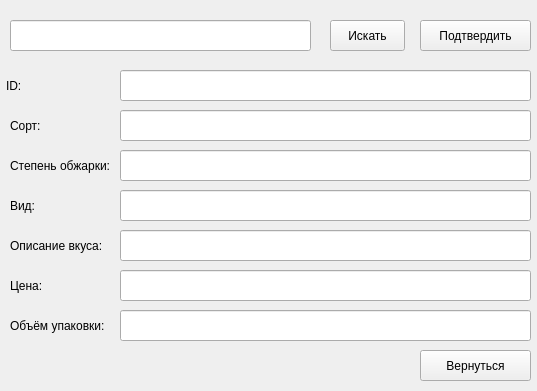
<?xml version="1.0" encoding="UTF-8"?>
<ui version="4.0">
 <class>Form</class>
 <widget class="QWidget" name="Form">
  <property name="geometry">
   <rect>
    <x>0</x>
    <y>0</y>
    <width>537</width>
    <height>391</height>
   </rect>
  </property>
  <property name="windowTitle">
   <string>Form</string>
  </property>
  <widget class="QLineEdit" name="lineEdit">
   <property name="geometry">
    <rect>
     <x>10</x>
     <y>20</y>
     <width>301</width>
     <height>31</height>
    </rect>
   </property>
  </widget>
  <widget class="QPushButton" name="pushButton_2">
   <property name="geometry">
    <rect>
     <x>420</x>
     <y>20</y>
     <width>111</width>
     <height>31</height>
    </rect>
   </property>
   <property name="text">
    <string>Подтвердить</string>
   </property>
  </widget>
  <widget class="QLineEdit" name="lineEdit_2">
   <property name="geometry">
    <rect>
     <x>120</x>
     <y>70</y>
     <width>411</width>
     <height>31</height>
    </rect>
   </property>
   <property name="text">
    <string/>
   </property>
  </widget>
  <widget class="QLineEdit" name="lineEdit_3">
   <property name="geometry">
    <rect>
     <x>120</x>
     <y>110</y>
     <width>411</width>
     <height>31</height>
    </rect>
   </property>
   <property name="text">
    <string/>
   </property>
  </widget>
  <widget class="QLineEdit" name="lineEdit_4">
   <property name="geometry">
    <rect>
     <x>120</x>
     <y>150</y>
     <width>411</width>
     <height>31</height>
    </rect>
   </property>
   <property name="text">
    <string/>
   </property>
  </widget>
  <widget class="QLineEdit" name="lineEdit_5">
   <property name="geometry">
    <rect>
     <x>120</x>
     <y>190</y>
     <width>411</width>
     <height>31</height>
    </rect>
   </property>
   <property name="text">
    <string/>
   </property>
  </widget>
  <widget class="QLineEdit" name="lineEdit_6">
   <property name="geometry">
    <rect>
     <x>120</x>
     <y>230</y>
     <width>411</width>
     <height>31</height>
    </rect>
   </property>
   <property name="text">
    <string/>
   </property>
  </widget>
  <widget class="QLineEdit" name="lineEdit_7">
   <property name="geometry">
    <rect>
     <x>120</x>
     <y>270</y>
     <width>411</width>
     <height>31</height>
    </rect>
   </property>
   <property name="text">
    <string/>
   </property>
  </widget>
  <widget class="QLineEdit" name="lineEdit_8">
   <property name="geometry">
    <rect>
     <x>120</x>
     <y>310</y>
     <width>411</width>
     <height>31</height>
    </rect>
   </property>
   <property name="text">
    <string/>
   </property>
  </widget>
  <widget class="QPushButton" name="pushButton">
   <property name="geometry">
    <rect>
     <x>330</x>
     <y>20</y>
     <width>75</width>
     <height>31</height>
    </rect>
   </property>
   <property name="text">
    <string>Искать</string>
   </property>
  </widget>
  <widget class="QPushButton" name="pushButton_3">
   <property name="geometry">
    <rect>
     <x>420</x>
     <y>350</y>
     <width>111</width>
     <height>31</height>
    </rect>
   </property>
   <property name="text">
    <string>Вернуться</string>
   </property>
  </widget>
  <widget class="QLabel" name="label">
   <property name="geometry">
    <rect>
     <x>6</x>
     <y>70</y>
     <width>111</width>
     <height>31</height>
    </rect>
   </property>
   <property name="text">
    <string>ID:</string>
   </property>
  </widget>
  <widget class="QLabel" name="label_2">
   <property name="geometry">
    <rect>
     <x>10</x>
     <y>110</y>
     <width>111</width>
     <height>31</height>
    </rect>
   </property>
   <property name="text">
    <string>Сорт:</string>
   </property>
  </widget>
  <widget class="QLabel" name="label_3">
   <property name="geometry">
    <rect>
     <x>10</x>
     <y>150</y>
     <width>111</width>
     <height>31</height>
    </rect>
   </property>
   <property name="text">
    <string>Степень обжарки:</string>
   </property>
  </widget>
  <widget class="QLabel" name="label_4">
   <property name="geometry">
    <rect>
     <x>10</x>
     <y>190</y>
     <width>111</width>
     <height>31</height>
    </rect>
   </property>
   <property name="text">
    <string>Вид:</string>
   </property>
  </widget>
  <widget class="QLabel" name="label_5">
   <property name="geometry">
    <rect>
     <x>10</x>
     <y>230</y>
     <width>111</width>
     <height>31</height>
    </rect>
   </property>
   <property name="text">
    <string>Описание вкуса:</string>
   </property>
  </widget>
  <widget class="QLabel" name="label_6">
   <property name="geometry">
    <rect>
     <x>10</x>
     <y>270</y>
     <width>111</width>
     <height>31</height>
    </rect>
   </property>
   <property name="text">
    <string>Цена:</string>
   </property>
  </widget>
  <widget class="QLabel" name="label_7">
   <property name="geometry">
    <rect>
     <x>10</x>
     <y>310</y>
     <width>111</width>
     <height>31</height>
    </rect>
   </property>
   <property name="text">
    <string>Объём упаковки:</string>
   </property>
  </widget>
  <widget class="QLabel" name="label_8">
   <property name="geometry">
    <rect>
     <x>0</x>
     <y>370</y>
     <width>421</width>
     <height>21</height>
    </rect>
   </property>
   <property name="text">
    <string/>
   </property>
  </widget>
 </widget>
 <resources/>
 <connections/>
</ui>
